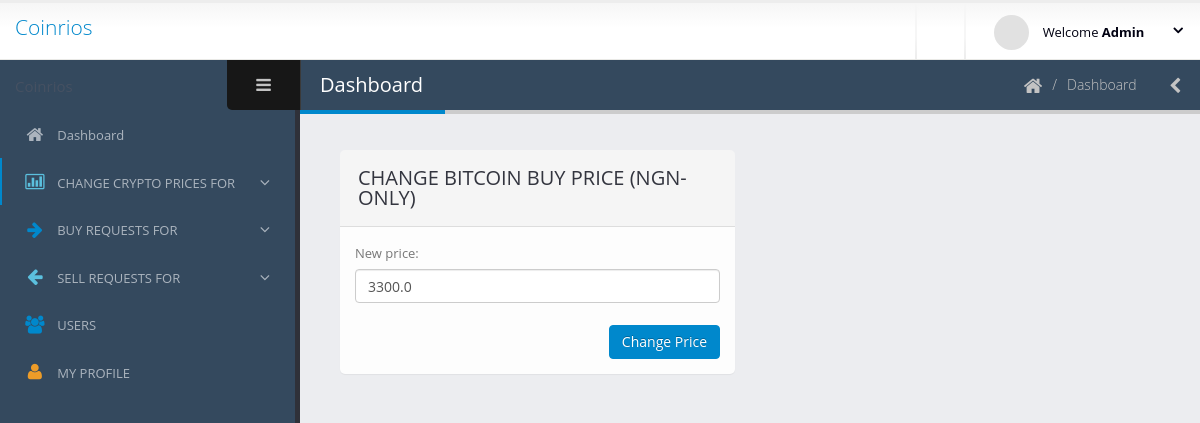
/administrator/update-bitcoin-price/1/ (signed in), run on an earlier commit of the app's database.
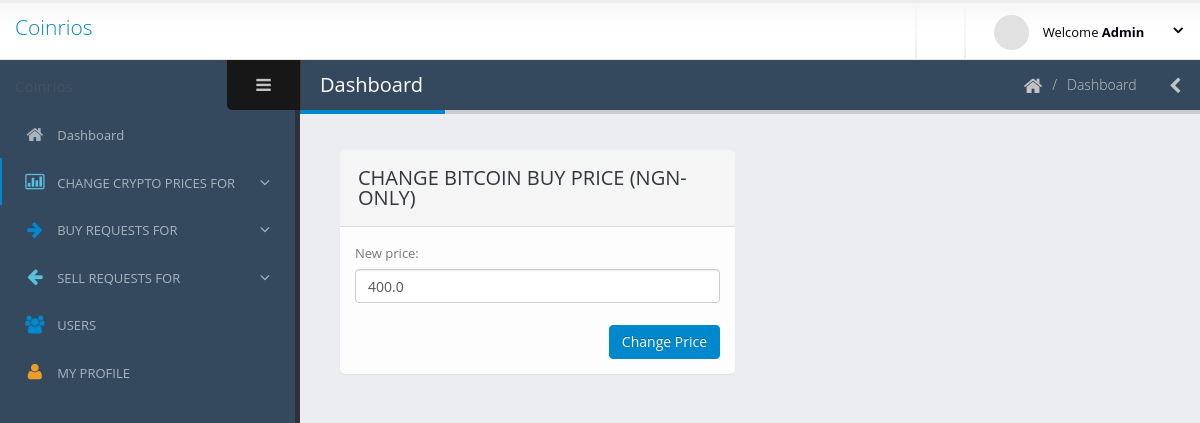
And on a later commit of the database.
### administrator/models.py (models this page shows, shortened)
class BitCoinBuyPrice(models.Model):
    new_price = models.FloatField()

### administrator/views.py (the view)
# urls.py: path('update-bitcoin-price/<pk>/', views.UpdateBitCoinPrice.as_view(), name='update_bit_coin_price'),
@method_decorator([login_required(), administrator_required()], name='dispatch')
class UpdateBitCoinPrice(UpdateView):
    model = BitCoinBuyPrice
    fields = ['new_price']
    template_name = 'administrator/updateBitCoinPrice.html'
    def get_context_data(self, **kwargs):
        kwargs['buy_or_sell'] = "BUY"
        return super().get_context_data(**kwargs)

### administrator/templates/administrator/updateBitCoinPrice.html (shortened to what this page needs)
{% extends 'administrator/base.html' %}
{% block navLinks %}{% load static %}
<li>
    <a href="{% url 'administrator:adminDashboard' %}">
        <i class="fa fa-home" aria-hidden="true"></i>
        <span>Dashboard</span>
    </a>
</li>
<li class="nav-parent nav-active">
    <a>
        <i class="text-info fa fa-bar-chart-o" aria-hidden="true"></i>
        <span>CHANGE CRYPTO PRICES FOR</span>
    </a>
</li>
<li class="nav-parent">
    <a>
        <i class="text-primary fa fa-arrow-right" aria-hidden="true"></i>
        <span>BUY REQUESTS FOR</span>
    </a>
</li>
<li class="nav-parent">
    <a>
        <i class="text-info fa fa-arrow-left" aria-hidden="true"></i>
        <span>SELL REQUESTS FOR</span>
    </a>
</li>
<li>
    <a href="{% url 'administrator:registered_users' %}">
        <i class="text-primary fa fa-users" aria-hidden="true"></i>
        <span>USERS</span>
    </a>
</li>
<li>
    <a href="{% url 'administrator:registered_user_profile' user.pk %}">
        <i class="text-warning fa fa-user" aria-hidden="true"></i>
        <span>MY PROFILE</span>
    </a>
</li>
{% endblock %} {% block body %}
<div class="row">
    <div class="col-md-12 col-lg-6 col-xl-">
        <div class="panel panel-default">
            <div class="panel-heading">
                <div class="panel-title">CHANGE BITCOIN {{ buy_or_sell }} PRICE (NGN-ONLY)</div>
            </div>
            <div class="panel-body">
                <form method="post">
                    {% for fields in form %}
                        {{ fields.label_tag }}
                        {{ fields }}
                    {% endfor %}<br>
                    <button type="submit" class="btn btn-primary pull-right">Change Price</button>
                </form>
            </div>
        </div>
    </div>
</div>
{% endblock %}

What changed in the data, as far as the page shows it:
changed BitCoinBuyPrice: new_price "3300.0" → "400.0"
